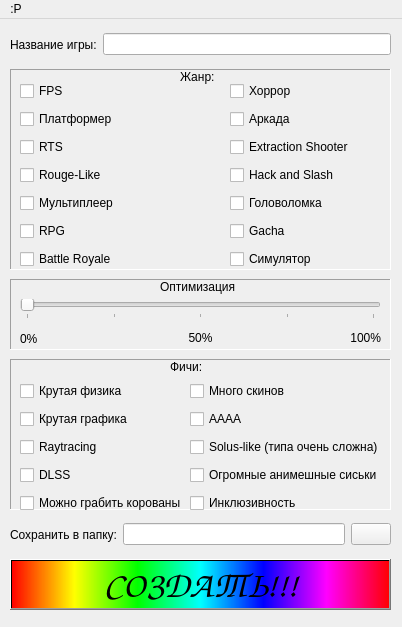
<?xml version="1.0" encoding="UTF-8"?>
<ui version="4.0">
 <class>MainWindow</class>
 <widget class="QMainWindow" name="MainWindow">
  <property name="geometry">
   <rect>
    <x>0</x>
    <y>0</y>
    <width>402</width>
    <height>627</height>
   </rect>
  </property>
  <property name="sizePolicy">
   <sizepolicy hsizetype="Preferred" vsizetype="Preferred">
    <horstretch>0</horstretch>
    <verstretch>0</verstretch>
   </sizepolicy>
  </property>
  <property name="windowTitle">
   <string>Генератор игр v0.01</string>
  </property>
  <property name="tabShape">
   <enum>QTabWidget::TabShape::Rounded</enum>
  </property>
  <widget class="QWidget" name="centralwidget">
   <widget class="QFrame" name="genre_fr">
    <property name="geometry">
     <rect>
      <x>10</x>
      <y>50</y>
      <width>381</width>
      <height>201</height>
     </rect>
    </property>
    <property name="autoFillBackground">
     <bool>false</bool>
    </property>
    <property name="frameShape">
     <enum>QFrame::Shape::Panel</enum>
    </property>
    <property name="frameShadow">
     <enum>QFrame::Shadow::Sunken</enum>
    </property>
    <widget class="QLabel" name="label">
     <property name="geometry">
      <rect>
       <x>170</x>
       <y>0</y>
       <width>49</width>
       <height>16</height>
      </rect>
     </property>
     <property name="text">
      <string>Жанр:</string>
     </property>
    </widget>
    <widget class="QWidget" name="verticalLayoutWidget">
     <property name="geometry">
      <rect>
       <x>10</x>
       <y>10</y>
       <width>160</width>
       <height>192</height>
      </rect>
     </property>
     <layout class="QVBoxLayout" name="genre">
      <item>
       <widget class="QCheckBox" name="checkBox_3">
        <property name="text">
         <string>FPS</string>
        </property>
       </widget>
      </item>
      <item>
       <widget class="QCheckBox" name="checkBox">
        <property name="text">
         <string>Платформер</string>
        </property>
       </widget>
      </item>
      <item>
       <widget class="QCheckBox" name="checkBox_2">
        <property name="text">
         <string>RTS</string>
        </property>
       </widget>
      </item>
      <item>
       <widget class="QCheckBox" name="checkBox_6">
        <property name="text">
         <string>Rouge-Like</string>
        </property>
       </widget>
      </item>
      <item>
       <widget class="QCheckBox" name="checkBox_5">
        <property name="text">
         <string>Мультиплеер</string>
        </property>
       </widget>
      </item>
      <item>
       <widget class="QCheckBox" name="checkBox_4">
        <property name="text">
         <string>RPG</string>
        </property>
       </widget>
      </item>
      <item>
       <widget class="QCheckBox" name="checkBox_7">
        <property name="text">
         <string>Battle Royale</string>
        </property>
       </widget>
      </item>
     </layout>
    </widget>
    <widget class="QWidget" name="verticalLayoutWidget_5">
     <property name="geometry">
      <rect>
       <x>220</x>
       <y>10</y>
       <width>151</width>
       <height>192</height>
      </rect>
     </property>
     <layout class="QVBoxLayout" name="genre_2">
      <item>
       <widget class="QCheckBox" name="checkBox_13">
        <property name="text">
         <string>Хоррор</string>
        </property>
       </widget>
      </item>
      <item>
       <widget class="QCheckBox" name="checkBox_14">
        <property name="text">
         <string>Аркада</string>
        </property>
       </widget>
      </item>
      <item>
       <widget class="QCheckBox" name="checkBox_15">
        <property name="text">
         <string>Extraction Shooter</string>
        </property>
       </widget>
      </item>
      <item>
       <widget class="QCheckBox" name="checkBox_16">
        <property name="text">
         <string>Hack and Slash</string>
        </property>
       </widget>
      </item>
      <item>
       <widget class="QCheckBox" name="checkBox_17">
        <property name="text">
         <string>Головоломка</string>
        </property>
       </widget>
      </item>
      <item>
       <widget class="QCheckBox" name="checkBox_18">
        <property name="text">
         <string>Gacha</string>
        </property>
       </widget>
      </item>
      <item>
       <widget class="QCheckBox" name="checkBox_19">
        <property name="text">
         <string>Симулятор</string>
        </property>
       </widget>
      </item>
     </layout>
    </widget>
   </widget>
   <widget class="QFrame" name="optimization">
    <property name="geometry">
     <rect>
      <x>10</x>
      <y>260</y>
      <width>381</width>
      <height>71</height>
     </rect>
    </property>
    <property name="frameShape">
     <enum>QFrame::Shape::Panel</enum>
    </property>
    <property name="frameShadow">
     <enum>QFrame::Shadow::Sunken</enum>
    </property>
    <widget class="QWidget" name="verticalLayoutWidget_2">
     <property name="geometry">
      <rect>
       <x>10</x>
       <y>20</y>
       <width>361</width>
       <height>53</height>
      </rect>
     </property>
     <layout class="QVBoxLayout" name="optimization_l">
      <property name="spacing">
       <number>6</number>
      </property>
      <item>
       <widget class="QSlider" name="optimization_slider">
        <property name="maximum">
         <number>4</number>
        </property>
        <property name="singleStep">
         <number>1</number>
        </property>
        <property name="pageStep">
         <number>1</number>
        </property>
        <property name="value">
         <number>0</number>
        </property>
        <property name="tracking">
         <bool>false</bool>
        </property>
        <property name="orientation">
         <enum>Qt::Orientation::Horizontal</enum>
        </property>
        <property name="invertedAppearance">
         <bool>false</bool>
        </property>
        <property name="invertedControls">
         <bool>false</bool>
        </property>
        <property name="tickPosition">
         <enum>QSlider::TickPosition::TicksBelow</enum>
        </property>
        <property name="tickInterval">
         <number>1</number>
        </property>
       </widget>
      </item>
      <item>
       <layout class="QHBoxLayout" name="percent_l">
        <item>
         <widget class="QLabel" name="zero">
          <property name="text">
           <string>0%</string>
          </property>
         </widget>
        </item>
        <item>
         <widget class="QLabel" name="fifty">
          <property name="text">
           <string>&lt;html&gt;&lt;head/&gt;&lt;body&gt;&lt;p align=&quot;center&quot;&gt;50%&lt;/p&gt;&lt;/body&gt;&lt;/html&gt;</string>
          </property>
         </widget>
        </item>
        <item>
         <widget class="QLabel" name="one_hundred">
          <property name="text">
           <string>&lt;html&gt;&lt;head/&gt;&lt;body&gt;&lt;p align=&quot;right&quot;&gt;100%&lt;/p&gt;&lt;/body&gt;&lt;/html&gt;</string>
          </property>
         </widget>
        </item>
       </layout>
      </item>
     </layout>
    </widget>
    <widget class="QLabel" name="label_5">
     <property name="geometry">
      <rect>
       <x>150</x>
       <y>0</y>
       <width>81</width>
       <height>16</height>
      </rect>
     </property>
     <property name="text">
      <string>Оптимизация</string>
     </property>
    </widget>
   </widget>
   <widget class="QFrame" name="features_fr">
    <property name="geometry">
     <rect>
      <x>10</x>
      <y>340</y>
      <width>381</width>
      <height>151</height>
     </rect>
    </property>
    <property name="frameShape">
     <enum>QFrame::Shape::Panel</enum>
    </property>
    <property name="frameShadow">
     <enum>QFrame::Shadow::Sunken</enum>
    </property>
    <widget class="QLabel" name="features_l">
     <property name="geometry">
      <rect>
       <x>160</x>
       <y>0</y>
       <width>49</width>
       <height>16</height>
      </rect>
     </property>
     <property name="text">
      <string>Фичи:</string>
     </property>
    </widget>
    <widget class="QWidget" name="verticalLayoutWidget_3">
     <property name="geometry">
      <rect>
       <x>10</x>
       <y>20</y>
       <width>172</width>
       <height>136</height>
      </rect>
     </property>
     <layout class="QVBoxLayout" name="features">
      <item>
       <widget class="QCheckBox" name="checkBox_10">
        <property name="text">
         <string>Крутая физика</string>
        </property>
       </widget>
      </item>
      <item>
       <widget class="QCheckBox" name="checkBox_11">
        <property name="text">
         <string>Крутая графика</string>
        </property>
       </widget>
      </item>
      <item>
       <widget class="QCheckBox" name="checkBox_8">
        <property name="text">
         <string>Raytracing</string>
        </property>
       </widget>
      </item>
      <item>
       <widget class="QCheckBox" name="checkBox_9">
        <property name="text">
         <string>DLSS</string>
        </property>
       </widget>
      </item>
      <item>
       <widget class="QCheckBox" name="checkBox_12">
        <property name="text">
         <string>Можно грабить корованы</string>
        </property>
       </widget>
      </item>
     </layout>
    </widget>
    <widget class="QWidget" name="verticalLayoutWidget_6">
     <property name="geometry">
      <rect>
       <x>180</x>
       <y>20</y>
       <width>201</width>
       <height>136</height>
      </rect>
     </property>
     <layout class="QVBoxLayout" name="features_2">
      <item>
       <widget class="QCheckBox" name="checkBox_20">
        <property name="text">
         <string>Много скинов</string>
        </property>
       </widget>
      </item>
      <item>
       <widget class="QCheckBox" name="checkBox_21">
        <property name="text">
         <string>AAAA</string>
        </property>
       </widget>
      </item>
      <item>
       <widget class="QCheckBox" name="checkBox_22">
        <property name="text">
         <string>Solus-like (типа очень сложна)</string>
        </property>
       </widget>
      </item>
      <item>
       <widget class="QCheckBox" name="checkBox_23">
        <property name="text">
         <string>Огромные анимешные сиськи</string>
        </property>
       </widget>
      </item>
      <item>
       <widget class="QCheckBox" name="checkBox_24">
        <property name="text">
         <string>Инклюзивность</string>
        </property>
       </widget>
      </item>
     </layout>
    </widget>
   </widget>
   <widget class="QWidget" name="horizontalLayoutWidget_2">
    <property name="geometry">
     <rect>
      <x>10</x>
      <y>10</y>
      <width>381</width>
      <height>31</height>
     </rect>
    </property>
    <layout class="QHBoxLayout" name="game_name">
     <item>
      <widget class="QLabel" name="name_label">
       <property name="text">
        <string>Название игры:</string>
       </property>
      </widget>
     </item>
     <item>
      <widget class="QLineEdit" name="name"/>
     </item>
    </layout>
   </widget>
   <widget class="QWidget" name="horizontalLayoutWidget_3">
    <property name="geometry">
     <rect>
      <x>10</x>
      <y>500</y>
      <width>381</width>
      <height>31</height>
     </rect>
    </property>
    <layout class="QHBoxLayout" name="game_save">
     <item>
      <widget class="QLabel" name="save_to_folder">
       <property name="text">
        <string>Сохранить в папку:</string>
       </property>
      </widget>
     </item>
     <item>
      <widget class="QLineEdit" name="path"/>
     </item>
     <item>
      <widget class="QPushButton" name="file_picker">
       <property name="text">
        <string/>
       </property>
       <property name="icon">
        <iconset theme="QIcon::ThemeIcon::FolderOpen"/>
       </property>
      </widget>
     </item>
    </layout>
   </widget>
   <widget class="QPushButton" name="create_b">
    <property name="geometry">
     <rect>
      <x>10</x>
      <y>540</y>
      <width>381</width>
      <height>51</height>
     </rect>
    </property>
    <property name="font">
     <font>
      <family>Comic Sans MS</family>
      <pointsize>28</pointsize>
      <bold>true</bold>
     </font>
    </property>
    <property name="styleSheet">
     <string notr="true">background-color: qlineargradient(spread:pad, x1:0, y1:0, x2:1, y2:0, stop:0 rgba(255, 0, 0, 255), stop:0.166 rgba(255, 255, 0, 255), stop:0.333 rgba(0, 255, 0, 255), stop:0.5 rgba(0, 255, 255, 255), stop:0.666 rgba(0, 0, 255, 255), stop:0.833 rgba(255, 0, 255, 255), stop:1 rgba(255, 0, 0, 255))</string>
    </property>
    <property name="text">
     <string>СОЗДАТЬ!!!</string>
    </property>
    <property name="checkable">
     <bool>false</bool>
    </property>
    <property name="flat">
     <bool>false</bool>
    </property>
   </widget>
  </widget>
  <widget class="QMenuBar" name="menubar">
   <property name="geometry">
    <rect>
     <x>0</x>
     <y>0</y>
     <width>402</width>
     <height>22</height>
    </rect>
   </property>
   <widget class="QMenu" name="menu_P">
    <property name="title">
     <string>:P</string>
    </property>
    <addaction name="token_settings"/>
   </widget>
   <addaction name="menu_P"/>
  </widget>
  <action name="token_settings">
   <property name="text">
    <string>Настройки токенов</string>
   </property>
  </action>
 </widget>
 <tabstops>
  <tabstop>name</tabstop>
  <tabstop>checkBox_3</tabstop>
  <tabstop>checkBox</tabstop>
  <tabstop>checkBox_2</tabstop>
  <tabstop>checkBox_6</tabstop>
  <tabstop>checkBox_5</tabstop>
  <tabstop>checkBox_4</tabstop>
  <tabstop>checkBox_7</tabstop>
  <tabstop>optimization_slider</tabstop>
  <tabstop>checkBox_10</tabstop>
  <tabstop>checkBox_11</tabstop>
  <tabstop>checkBox_8</tabstop>
  <tabstop>checkBox_9</tabstop>
  <tabstop>checkBox_12</tabstop>
  <tabstop>path</tabstop>
  <tabstop>file_picker</tabstop>
  <tabstop>create_b</tabstop>
 </tabstops>
 <resources/>
 <connections/>
</ui>
